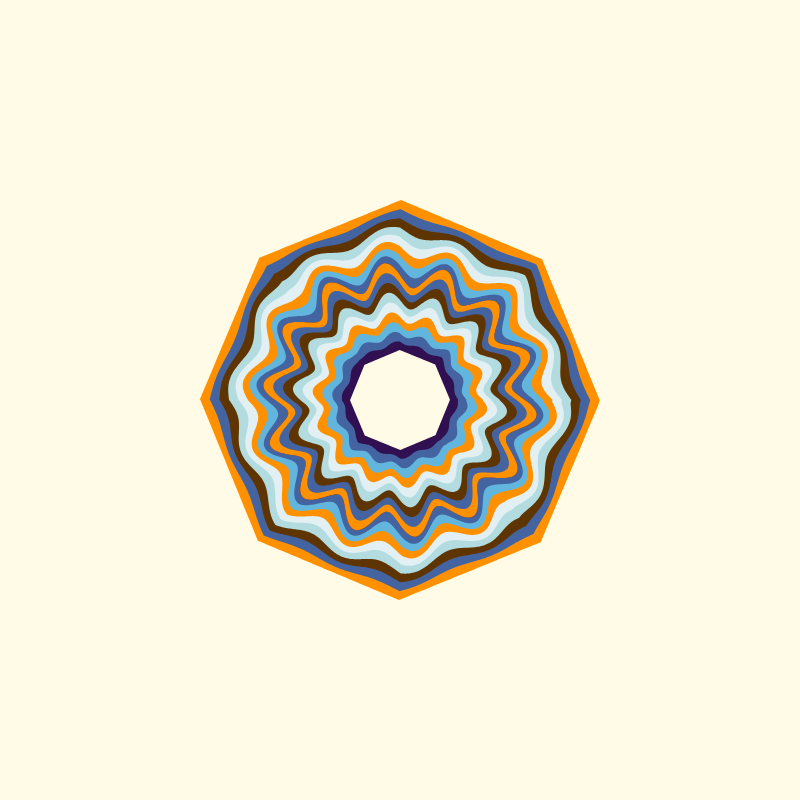
Frame 1 (no input)
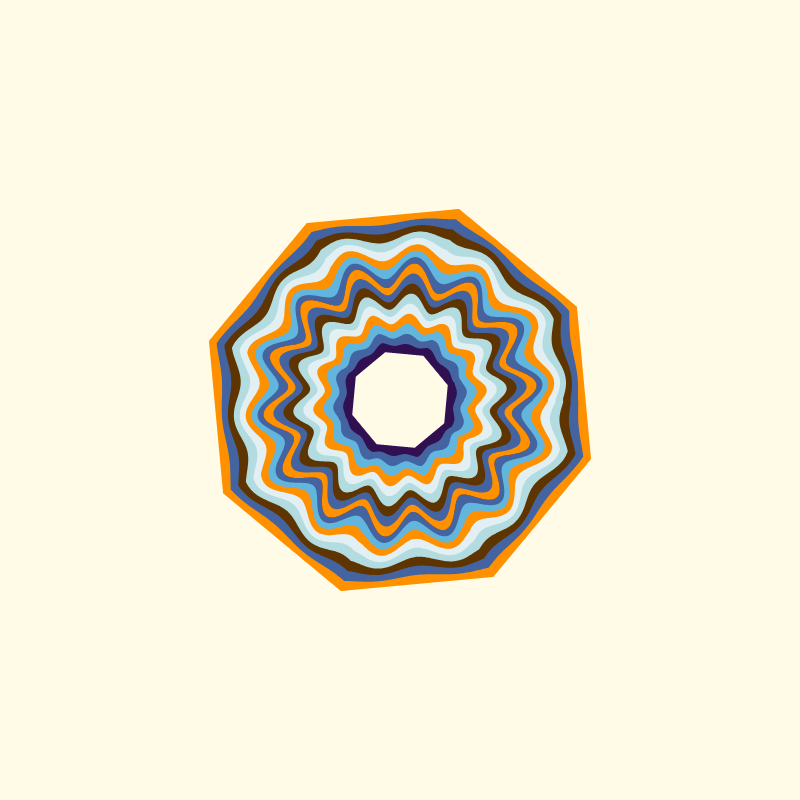
Frame 60 (no input)
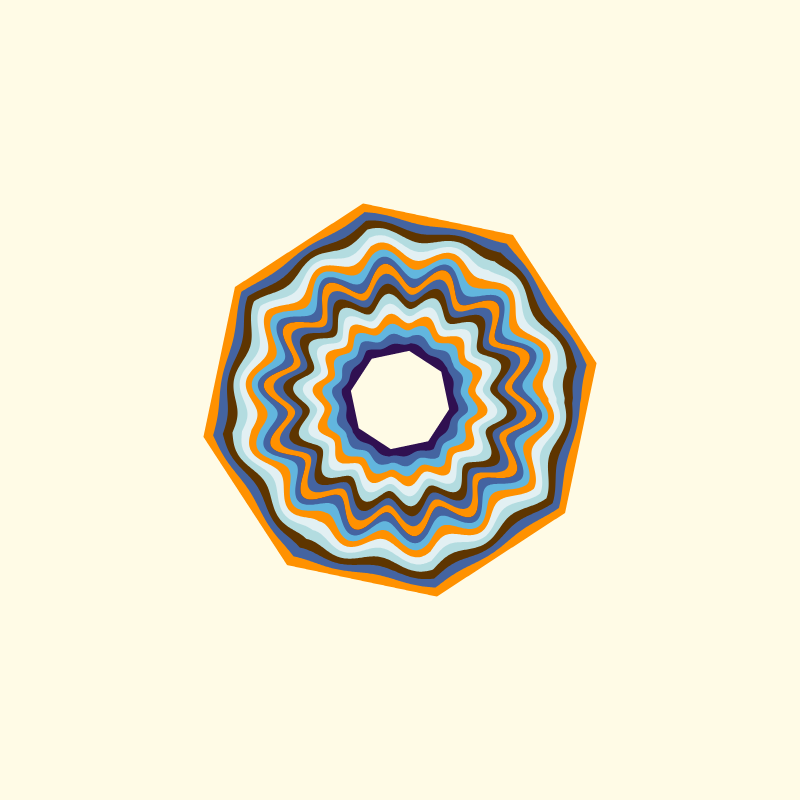
Frame 120 (the mouse pressed at the canvas centre since frame 60)

The p5.js sketch that drew these frames (run headless with seeded random() and noise() and a simulated clock; from frame 60 on, the mouse is pressed at the canvas centre):

// p5.js sketch
// ── sketch.js
let nSides = 8; // number of sides on the polygons
let nPoints = 900; // number of points per shape border (higher => smoother but also slower)
let nBumps = 14; // number of bumps in the blob

function setup() {
  createCanvas(800, 800);
  noStroke();
}

function draw() {
  translate(width/2, height/2);
  
  let colors = ["#ff9100", "#4464a1", "#5e3500", "#b3dce0", "#e2f0f3", "#ff9100", "#62b6de", "#4464a1", "#301051"];
  let backCol = "#fffbe6";
  background(backCol);
  
  let nLayers = colors.length;
  let t = frameCount/200;
  
  let r1 = 200, r2 = 50;
  let outerPoints = makePolygon(r1, nSides, t); // outer border polygon
  let blobPoints = makeBlob((r1+r2)/2, t); // central blob
  let innerPoints = makePolygon(r2, nSides, -t); // inner border polygon
  
  // draw the interpolated shapes between the outer border and the blob
  for (let i = 0; i < nLayers; i++) {
    fill(colors[i]);
    beginShape();
    for (j = 0; j < nPoints; j++) {
      let p1 = outerPoints[j];
      let p2 = blobPoints[j];
      let x = map(i, 0, nLayers-1, p1.x, p2.x);
      let y = map(i, 0, nLayers-1, p1.y, p2.y);
      vertex(x, y);
    }
    endShape();
  }
  
  nLayers++;
  colors.push(backCol)
  
  // draw the interpolated shapes between the outer border and the blob
  for (let i = 0; i < nLayers; i++) {
    fill(colors[i]);
    beginShape();
    for (j = 0; j < nPoints; j++) {
      let p1 = blobPoints[j];
      let p2 = innerPoints[j];
      let x = map(i, 0, nLayers-1, p1.x, p2.x);
      let y = map(i, 0, nLayers-1, p1.y, p2.y);
      vertex(x, y);
    }
    endShape();
  }
}

function makePolygon(r, n, theta0) {
  let points = [];
  for (let i = 0; i < n; i++) {
    let theta = theta0 + i*TAU/n;
    let x1 = r*cos(theta);
    let y1 = r*sin(theta);
    let x2 = r*cos(theta+TAU/n);
    let y2 = r*sin(theta+TAU/n);
    for (let j = 0; j < nPoints/n; j++) {
      let t = j/nPoints*n;
      let x = x1*(1-t) + x2*t;
      let y = y1*(1-t) + y2*t;
      points.push(createVector(x, y));
    }
  }
  
  // reorder the points so that every polygon will be aligned
  let nShifts = nPoints - points.findIndex( 
    p => (abs(atan2(p.y, p.x)) < TAU/nPoints) 
  );
  for (let i = 0; i < nShifts; i++) {
    points.unshift(points.pop());
  }
  
  return points;
}

function makeBlob(r, t) {
  let points = [];
  let maxOffset = r/10;
  for (let i = 0; i < nPoints; i++) {
    let theta = TAU*i/nPoints;
    let rOffset = sin(theta*nBumps)*cos(t*10)*maxOffset;
    points.push(createVector(
      (r+rOffset)*cos(theta), 
      (r+rOffset)*sin(theta)
    ));
  }
  
  return points;
}
